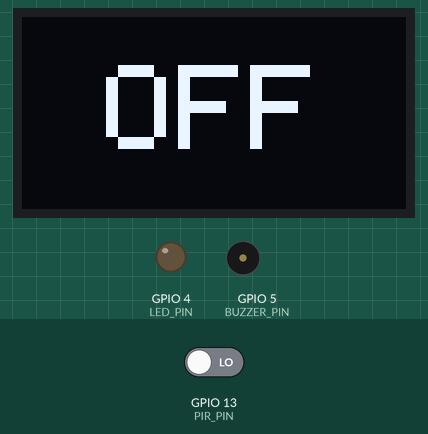
Simulated run of this program. Board: ESP32. On the bench: 128×64 one-colour display, output pins drawn as LEDs (lit = HIGH), buzzer (waves = sounding). The inputs (shaded band) are chosen by the test bench; at power-on: GPIO 13 (PIR_PIN) LOW. What the program prints to the serial monitor is not drawn.

Above: at 5.2 s.
5.3 s: GPIO 13 (PIR_PIN) driven HIGH
At 6.03 s:
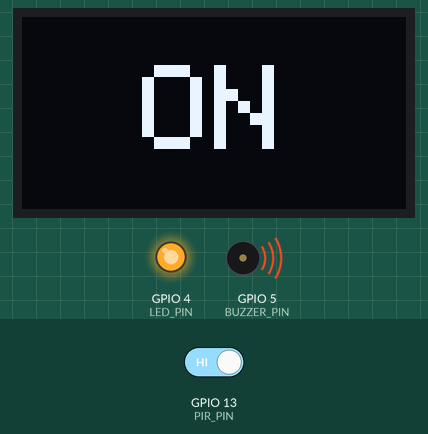
7.7 s: GPIO 13 (PIR_PIN) driven LOW
At 9.3 s:
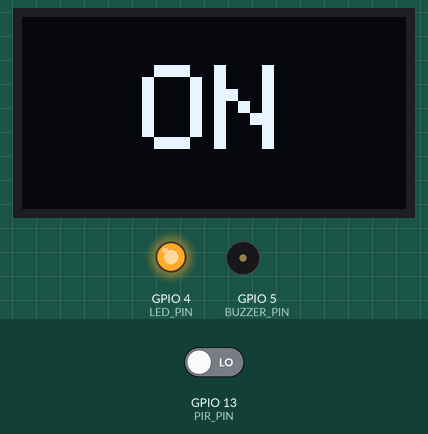
At 12.9 s:
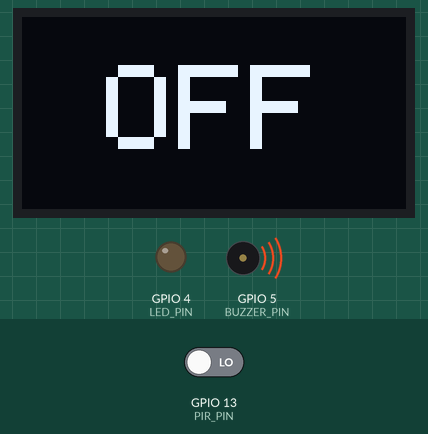
Timing chart, 0 to 14.6 s (numbered marks = the images above; inputs shaded):
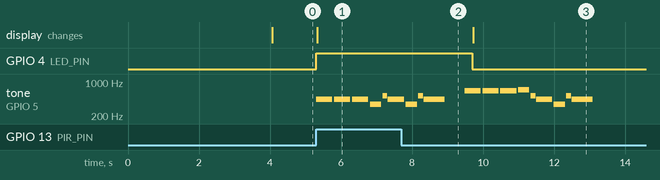

The program:

main.cpp
```cpp
/*
 * ESP32 Movement Detector
 * ------------------------
 * A PIR motion sensor (HC-SR501) lights an LED and plays the Imperial March
 * on a buzzer, and an I2C OLED (SSD1306, 128x64 @ 0x3C) shows "ON" while
 * motion is active, "OFF" otherwise.
 *
 * Wiring:
 *   PIR OUT   -> GPIO 13
 *   LED (+)   -> GPIO 4  (via 220-330 Ohm resistor, cathode to GND)
 *   Buzzer(+) -> GPIO 5  (PASSIVE buzzer / piezo; - to GND)
 *   OLED SDA  -> GPIO 21     OLED SCL -> GPIO 22
 *   OLED VCC  -> 3.3V        OLED GND -> GND
 */

#include <Arduino.h>
#include <Wire.h>
#include <Adafruit_GFX.h>
#include <Adafruit_SSD1306.h>

#include "melody.h"

// --- Pin configuration ---
constexpr uint8_t PIR_PIN    = 13;  // PIR sensor output
constexpr uint8_t LED_PIN    = 4;   // LED (external, through a resistor)
constexpr uint8_t BUZZER_PIN = 5;   // Passive buzzer (+ pin); driven by melody.cpp
constexpr uint8_t I2C_SDA    = 21;  // OLED SDA
constexpr uint8_t I2C_SCL    = 22;  // OLED SCL

// --- OLED configuration ---
#define SCREEN_WIDTH  128
#define SCREEN_HEIGHT 64
#define OLED_ADDR     0x3C          // use 0x3D if your I2C scan showed that
Adafruit_SSD1306 display(SCREEN_WIDTH, SCREEN_HEIGHT, &Wire, -1);  // -1 = no reset pin

// Keep the LED on for a short "hold" time after the last motion so it does
// not flicker while the sensor's output pulses.
constexpr unsigned long MOTION_HOLD_MS = 2000;

unsigned long lastMotionTime = 0;
bool ledOn = false;

// Show a big centered "ON" / "OFF" on the OLED.
void showState(bool on) {
  const char* text = on ? "ON" : "OFF";
  display.clearDisplay();
  display.setTextColor(SSD1306_WHITE);
  display.setTextSize(4);  // 4x the built-in 6x8 font

  // Center the text using its measured bounds.
  int16_t x1, y1;
  uint16_t w, h;
  display.getTextBounds(text, 0, 0, &x1, &y1, &w, &h);
  display.setCursor((SCREEN_WIDTH - w) / 2, (SCREEN_HEIGHT - h) / 2);
  display.print(text);
  display.display();  // push buffer to the screen
}

void setup() {
  Serial.begin(115200);

  pinMode(PIR_PIN, INPUT);
  pinMode(LED_PIN, OUTPUT);
  digitalWrite(LED_PIN, LOW);

  // The buzzer pin belongs to the LEDC peripheral from here on - do not
  // digitalWrite() it anywhere, the two would fight over the pin.
  melodyBegin(BUZZER_PIN);

  Wire.begin(I2C_SDA, I2C_SCL);

  Serial.println();
  Serial.println("ESP32 Movement Detector started.");

  // Does the panel acknowledge on the bus at all?
  Wire.beginTransmission(OLED_ADDR);
  Serial.printf("OLED I2C ACK at 0x%02X: %s\n", OLED_ADDR,
                Wire.endTransmission() == 0 ? "YES" : "NO");

  bool ok = display.begin(SSD1306_SWITCHCAPVCC, OLED_ADDR);
  Serial.printf("display.begin() returned: %s\n", ok ? "true" : "false");

  // DECISIVE TEST: light every pixel straight from the controller (0xA5).
  // This ignores RAM and all drawing code. If the screen does NOT go fully
  // white here, the OLED is not truly powered -> it's VCC/GND wiring.
  display.ssd1306_command(SSD1306_SETCONTRAST);
  display.ssd1306_command(0xFF);
  display.ssd1306_command(SSD1306_DISPLAYALLON);  // 0xA5 - hardware all-on
  Serial.println(">>> Screen must be FULLY WHITE for 4s. If black => OLED VCC/GND wiring.");
  delay(4000);
  display.ssd1306_command(SSD1306_DISPLAYALLON_RESUME);  // 0xA4 - back to RAM

  showState(false);  // start in the OFF state
  Serial.println("Ready. Warming up PIR sensor (~30 s recommended)...");
}

void loop() {
  // Keep the melody moving on every pass - it never blocks.
  melodyUpdate();

  bool motion = digitalRead(PIR_PIN) == HIGH;

  if (motion) {
    lastMotionTime = millis();
    if (!ledOn) {
      ledOn = true;
      digitalWrite(LED_PIN, HIGH);
      melodyStart();  // one full play-through per trigger
      showState(true);
      Serial.println("Motion detected -> ON");
    }
  } else if (ledOn && (millis() - lastMotionTime >= MOTION_HOLD_MS)) {
    ledOn = false;
    digitalWrite(LED_PIN, LOW);
    showState(false);
    // The march is deliberately left to finish rather than being cut off
    // mid-phrase, so it may outlast the "OFF" on the display.
    Serial.println("No motion -> OFF");
  }

  // Heartbeat once per second (confirms the board is alive, not rebooting).
  static unsigned long lastBeat = 0;
  if (millis() - lastBeat >= 1000) {
    lastBeat = millis();
    Serial.printf("alive  motion=%d  ledOn=%d  melody=%d\n", motion, ledOn,
                  melodyIsPlaying());
  }

  // Short poll interval so the 150 ms notes keep their timing.
  delay(5);
}
```

melody.cpp
```cpp
#include "melody.h"

namespace {

// --- Note frequencies (Hz) used by the Imperial March intro ---
constexpr uint16_t NOTE_REST = 0;
constexpr uint16_t NOTE_F4   = 349;
constexpr uint16_t NOTE_A4   = 440;
constexpr uint16_t NOTE_C5   = 523;
constexpr uint16_t NOTE_E5   = 659;
constexpr uint16_t NOTE_F5   = 698;

struct Note {
  uint16_t frequencyHz;  // NOTE_REST (0) means silence for the duration
  uint16_t durationMs;   // full slot length, including the gap after the note
};

// "The Imperial March" (Darth Vader's theme), opening phrase.
constexpr Note MELODY[] = {
  {NOTE_A4, 500}, {NOTE_A4, 500}, {NOTE_A4, 500},
  {NOTE_F4, 350}, {NOTE_C5, 150},
  {NOTE_A4, 500}, {NOTE_F4, 350}, {NOTE_C5, 150}, {NOTE_A4, 650},
  {NOTE_REST, 500},
  {NOTE_E5, 500}, {NOTE_E5, 500}, {NOTE_E5, 500},
  {NOTE_F5, 350}, {NOTE_C5, 150},
  {NOTE_A4, 500}, {NOTE_F4, 350}, {NOTE_C5, 150}, {NOTE_A4, 650},
};

constexpr size_t MELODY_LENGTH = sizeof(MELODY) / sizeof(MELODY[0]);

// Fraction of each slot the note actually sounds. The remainder is a short
// silence so that repeated notes of the same pitch stay distinguishable.
constexpr uint8_t SOUND_PERCENT = 90;

// LEDC (hardware PWM) setup. Channel 0 is free - nothing else here uses LEDC.
constexpr uint8_t  LEDC_CHANNEL    = 0;
constexpr uint8_t  LEDC_RESOLUTION = 8;    // bits
constexpr uint32_t LEDC_IDLE_FREQ  = 1000; // placeholder until the first note
constexpr uint32_t HALF_DUTY       = (1u << LEDC_RESOLUTION) / 2;

size_t        noteIndex     = MELODY_LENGTH;  // == MELODY_LENGTH means idle
unsigned long noteStartedAt = 0;
bool          noteSounding  = false;

void soundFrequency(uint16_t frequencyHz) {
  if (frequencyHz == NOTE_REST) {
    ledcWrite(LEDC_CHANNEL, 0);  // duty 0 = silence
    return;
  }
  ledcWriteTone(LEDC_CHANNEL, frequencyHz);
  ledcWrite(LEDC_CHANNEL, HALF_DUTY);  // 50% duty = square wave
}

}  // namespace

void melodyBegin(uint8_t buzzerPin) {
  ledcSetup(LEDC_CHANNEL, LEDC_IDLE_FREQ, LEDC_RESOLUTION);
  ledcAttachPin(buzzerPin, LEDC_CHANNEL);
  ledcWrite(LEDC_CHANNEL, 0);
}

void melodyStart() {
  noteIndex     = 0;
  noteStartedAt = millis();
  noteSounding  = true;
  soundFrequency(MELODY[0].frequencyHz);
}

void melodyStop() {
  noteIndex    = MELODY_LENGTH;
  noteSounding = false;
  ledcWrite(LEDC_CHANNEL, 0);
}

bool melodyIsPlaying() {
  return noteIndex < MELODY_LENGTH;
}

void melodyUpdate() {
  if (!melodyIsPlaying()) {
    return;
  }

  const Note& note    = MELODY[noteIndex];
  unsigned long since = millis() - noteStartedAt;

  // Inside the slot: drop into the trailing gap once the sounding part is up.
  if (noteSounding && since >= (unsigned long)note.durationMs * SOUND_PERCENT / 100) {
    noteSounding = false;
    ledcWrite(LEDC_CHANNEL, 0);
  }

  if (since < note.durationMs) {
    return;
  }

  // Slot finished - move to the next note, or stop after the last one.
  noteStartedAt = millis();
  if (++noteIndex >= MELODY_LENGTH) {
    melodyStop();
    return;
  }
  noteSounding = true;
  soundFrequency(MELODY[noteIndex].frequencyHz);
}
```

melody.h
```cpp
/*
 * Non-blocking melody player for a passive buzzer / piezo.
 * ------------------------------------------------------
 * Plays the Imperial March intro on the ESP32's LEDC (hardware PWM)
 * peripheral. Nothing here blocks: call melodyUpdate() once per loop() and
 * the sequencer advances itself using millis().
 *
 * Requires a PASSIVE buzzer. An active buzzer has a fixed internal
 * oscillator and will only click or beep at one pitch.
 */

#pragma once

#include <Arduino.h>

// Claim an LEDC channel on the given pin. Call once from setup().
void melodyBegin(uint8_t buzzerPin);

// (Re)start the melody from its first note. Safe to call while playing.
void melodyStart();

// Silence the buzzer immediately and forget the current position.
void melodyStop();

// Advance the sequencer. Call this on every pass through loop().
void melodyUpdate();

// True while notes are still pending.
bool melodyIsPlaying();
```

Measured:
- after the input at 5.3 s, GPIO 4 (LED_PIN): LOW → HIGH at once; tone on GPIO 5 (BUZZER_PIN): plays 440 Hz for 0.45 s, 440 Hz for 0.45 s, 440 Hz for 0.45 s, 349 Hz for 0.32 s, 523 Hz for 0.14 s, 440 Hz for 0.38 s, starting at once; the display: changes at once (image 1)
- after the input at 7.7 s, GPIO 4 (LED_PIN): HIGH → LOW after 2.0 s; the display: changes after 2.0 s (image 3)
